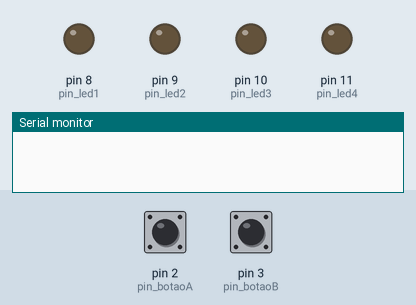
Recording of a sketch running on a simulated Arduino Uno, built with avr-gcc and run on an emulated ATmega328P. On the bench: output pins drawn as LEDs (lit = HIGH), the last lines printed to the serial monitor. The inputs (shaded band) are chosen by the test bench; at power-on: pin 2 (pin_botaoA) LOW, pin 3 (pin_botaoB) LOW.

Above: at 1.2 s.
1.3 s: pin 2 (pin_botaoA) pulled HIGH for 0.15 s
At 1.37 s:
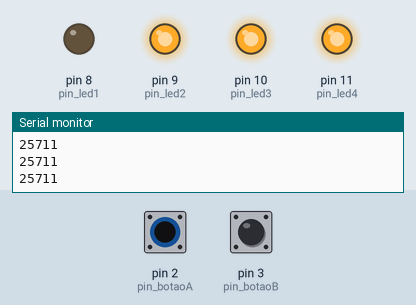
2.9 s: pin 2 (pin_botaoA) pulled HIGH for 3.2 s
At 7.3 s:
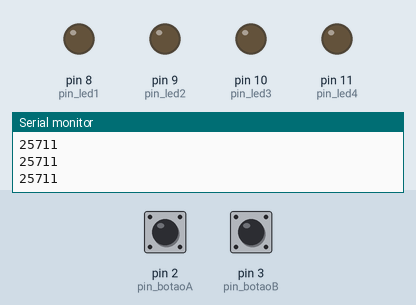
7.6 s: pin 3 (pin_botaoB) pulled HIGH for 3.2 s
At 8.6 s:
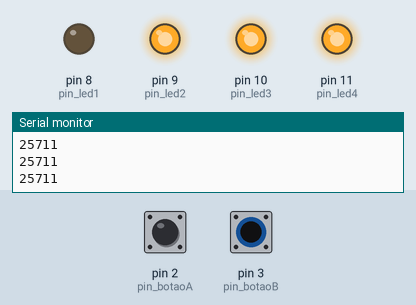
12.3 s: pin 2 (pin_botaoA) driven HIGH and pin 3 (pin_botaoB) driven HIGH
At 13.4 s:
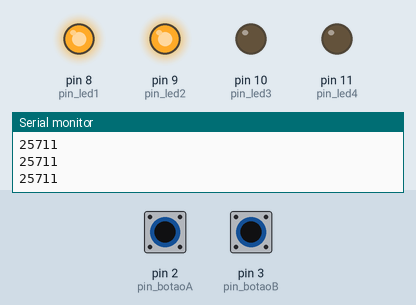
Timing chart, 0 to 14.8 s (numbered marks = the images above; inputs shaded):
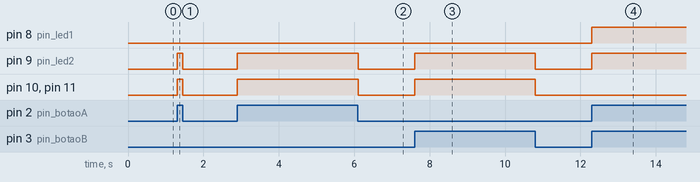

The sketch:

exercicio1.ino
```cpp
#define pin_led1 8
#define pin_led2 9
#define pin_led3 10
#define pin_led4 11
#define pin_botaoA 2
#define pin_botaoB 3

void setup() {
pinMode(pin_led1, OUTPUT);
pinMode(pin_led2, OUTPUT);
pinMode(pin_led3 , OUTPUT);
pinMode(pin_led4, OUTPUT);
pinMode(pin_botaoA, INPUT);
pinMode(pin_botaoB, INPUT);
Serial.begin(9600);
}
void loop() {
bool botaoA = digitalRead(pin_botaoA);
bool botaoB = digitalRead(pin_botaoB);
if (botaoA == 1){
  Serial.println('botao apertado');
}
if ((botaoA == 1) && (botaoB == 1))  {
  digitalWrite(pin_led1, 1);
} else{
  digitalWrite(pin_led1, 0);
}
if ((botaoA == 1) || (botaoB == 1)){
  digitalWrite(pin_led2, 1);
} else{
  digitalWrite(pin_led2, 0);
}
if ((botaoA == 1) ^ (botaoB == 1)){
  digitalWrite(pin_led3, 1);
} else{
  digitalWrite(pin_led3, 0);
}
if ((botaoA == 1) ^ (botaoB == 1)){
  digitalWrite(pin_led4, 1);
} else{
  digitalWrite(pin_led4, 0);
}
}
```

Measured:
- after the input at 1.3 s, pin 9 (pin_led2), pin 10 (pin_led3), pin 11 (pin_led4): LOW → HIGH at once, → LOW 0.15 s later
- after the input at 2.9 s, pin 9 (pin_led2), pin 10 (pin_led3), pin 11 (pin_led4): LOW → HIGH at once, → LOW 3.2 s later
- after the input at 7.6 s, pin 9 (pin_led2), pin 10 (pin_led3), pin 11 (pin_led4): LOW → HIGH at once, → LOW 3.2 s later
- after the input at 12.3 s, pin 8 (pin_led1), pin 9 (pin_led2): LOW → HIGH at once
